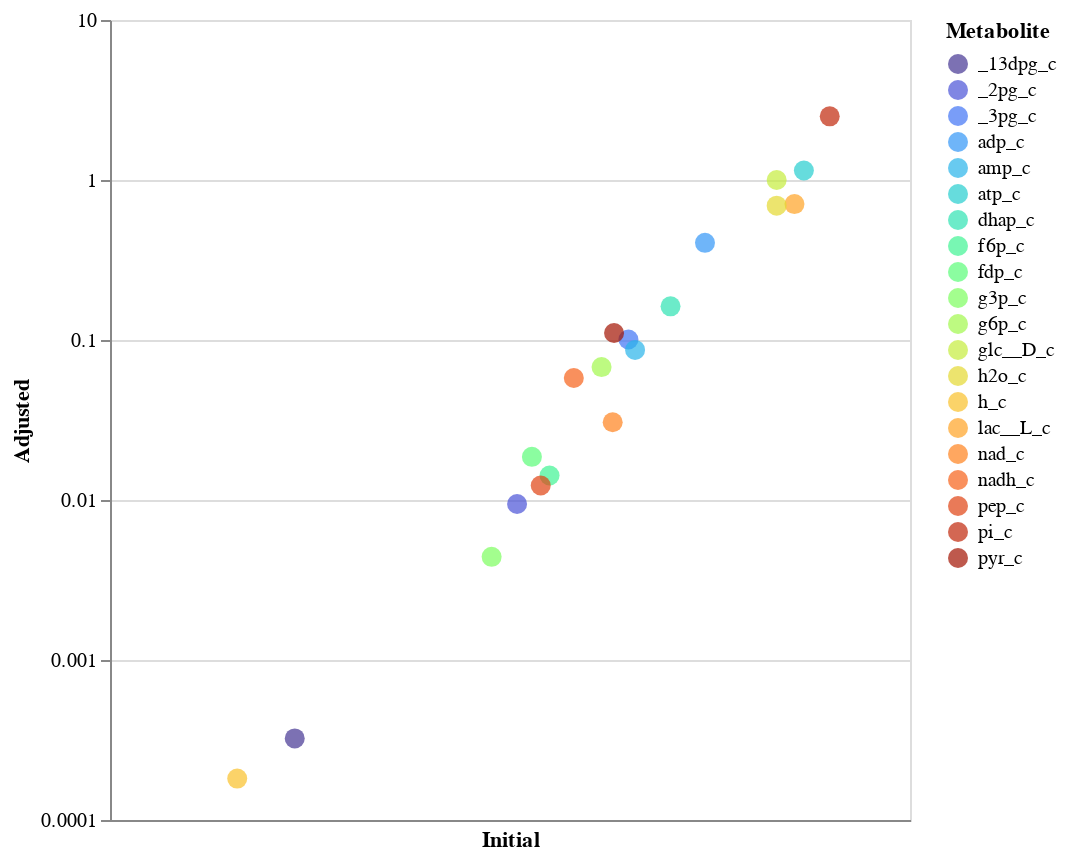

This figure's notebook cell:
### Code cell
conc_fig_comp = alt.Chart(conc_fig_df).mark_circle(size= 100).encode(
    alt.X("Initial", axis=alt.Axis( tickCount=0), scale=alt.Scale(type='log')),
    alt.Y('Adjusted',axis=alt.Axis( tickCount=5), 
    scale=alt.Scale(type='log')), 

    alt.Color('Metabolite', scale=alt.Scale(scheme='turbo')), 
    tooltip=['Metabolite', "Initial", "Adjusted"]
).properties(
    width=400,
    height=400).interactive()
conc_fig_comp

### Figure 1 — Vega-Lite specification as saved in the notebook (floating-point values rounded to 4 significant figures)
{"config": {"view": {"continuousWidth": 400, "continuousHeight": 300}}, "data": {"name": "data-5d18731ccf69788385c422dc2b1aff3c"}, "mark": {"type": "circle", "size": 100}, "encoding": {"color": {"field": "Metabolite", "scale": {"scheme": "turbo"}, "type": "nominal"}, "tooltip": [{"field": "Metabolite", "type": "nominal"}, {"field": "Initial", "type": "quantitative"}, {"field": "Adjusted", "type": "quantitative"}], "x": {"axis": {"tickCount": 0}, "field": "Initial", "scale": {"type": "log"}, "type": "quantitative"}, "y": {"axis": {"tickCount": 5}, "field": "Adjusted", "scale": {"type": "log"}, "type": "quantitative"}}, "height": 400, "selection": {"selector001": {"type": "interval", "bind": "scales", "encodings": ["x", "y"]}}, "width": 400, "$schema": "https://vega.github.io/schema/vega-lite/v4.17.0.json", "datasets": {"data-5d18731ccf69788385c422dc2b1aff3c": [{"Initial": 1.0, "Adjusted": 1.0, "Metabolite": "glc__D_c"}, {"Initial": 0.0486, "Adjusted": 0.06768, "Metabolite": "g6p_c"}, {"Initial": 0.0198, "Adjusted": 0.01422, "Metabolite": "f6p_c"}, {"Initial": 0.0146, "Adjusted": 0.01862, "Metabolite": "fdp_c"}, {"Initial": 0.16, "Adjusted": 0.1623, "Metabolite": "dhap_c"}, {"Initial": 0.00728, "Adjusted": 0.004413, "Metabolite": "g3p_c"}, {"Initial": 0.000243, "Adjusted": 0.0003234, "Metabolite": "_13dpg_c"}, {"Initial": 0.0773, "Adjusted": 0.1006, "Metabolite": "_3pg_c"}, {"Initial": 0.0113, "Adjusted": 0.009436, "Metabolite": "_2pg_c"}, {"Initial": 0.017, "Adjusted": 0.01232, "Metabolite": "pep_c"}, {"Initial": 0.0603, "Adjusted": 0.1106, "Metabolite": "pyr_c"}, {"Initial": 1.36, "Adjusted": 0.7069, "Metabolite": "lac__L_c"}, {"Initial": 0.0589, "Adjusted": 0.03062, "Metabolite": "nad_c"}, {"Initial": 0.0301, "Adjusted": 0.05791, "Metabolite": "nadh_c"}, {"Initial": 0.08673, "Adjusted": 0.08673, "Metabolite": "amp_c"}, {"Initial": 0.29, "Adjusted": 0.4048, "Metabolite": "adp_c"}, {"Initial": 1.6, "Adjusted": 1.146, "Metabolite": "atp_c"}, {"Initial": 2.5, "Adjusted": 2.5, "Metabolite": "pi_c"}, {"Initial": 8.998e-05, "Adjusted": 0.0001815, "Metabolite": "h_c"}, {"Initial": 1.0, "Adjusted": 0.691, "Metabolite": "h2o_c"}]}}
